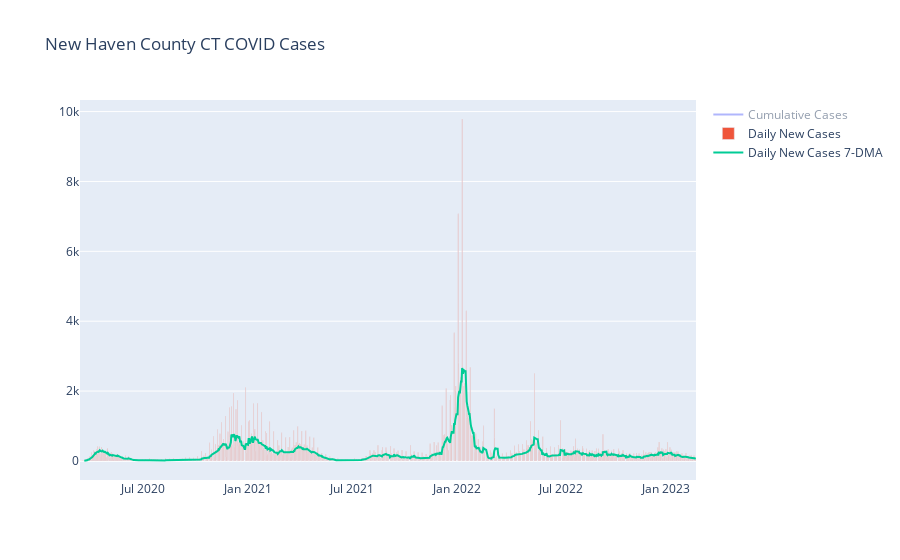

The code cell stored with this chart in its notebook:
### Code cell
#Q:2 and 3
fig = go.Figure()

fig.add_trace(go.Scatter(
    x=fc['date'],
    y=fc['cases'],
    name='Cumulative Cases',
    visible='legendonly'
))
fig.add_trace(go.Bar(
    x=fc['date'],
    y=fc['new_cases'],
    name='Daily New Cases'
))
fig.add_trace(go.Scatter(
    x=fc['date'],
    y=fc['new_cases'].rolling(7).mean().round(2),
    name='Daily New Cases 7-DMA'
))
fig.update_layout(hovermode='x', title='New Haven County CT COVID Cases')
fig.show()

### Figure 1 — Plotly figure (JSON) as saved in the notebook; plotly's stock layout.template omitted (floating-point values rounded to 4 significant figures; data arrays with more than 128 entries replaced by an {"elided": "..."} marker saying what was removed)
{"data": [{"name": "Cumulative Cases", "type": "scatter", "visible": "legendonly", "x": {"elided": "1076 str values"}, "y": {"elided": "1076 int values"}}, {"name": "Daily New Cases", "type": "bar", "x": {"elided": "1076 str values"}, "y": {"elided": "1076 int values"}}, {"name": "Daily New Cases 7-DMA", "type": "scatter", "x": {"elided": "1076 str values"}, "y": {"elided": "1076 float values"}}], "layout": {"hovermode": "x", "title": {"text": "New Haven County CT COVID Cases"}}}
